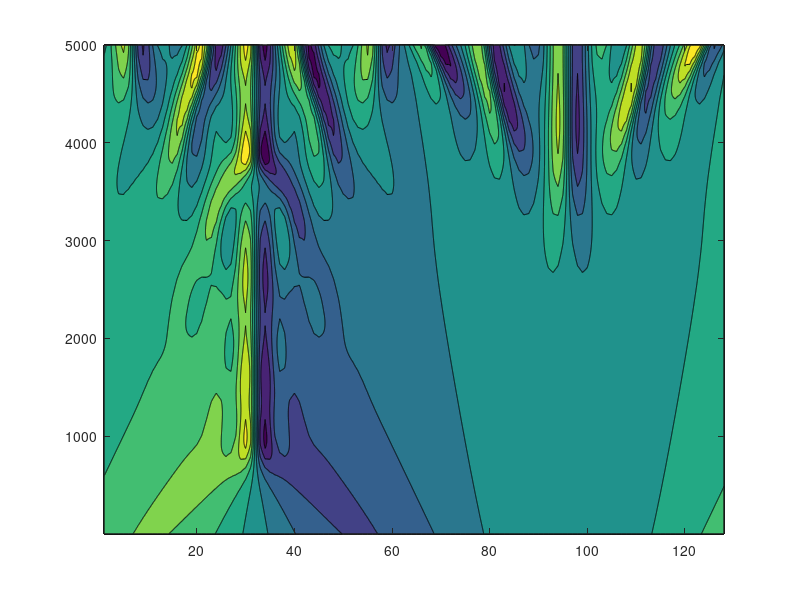
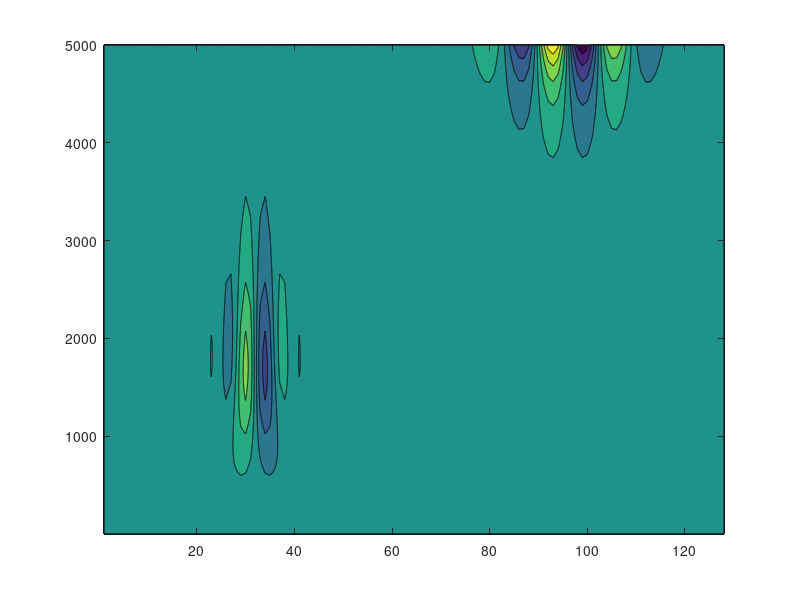

Source code (MATLAB) for these figures, in order:
tic
% Implementation of the Kuramoto-Sivashinsky equation
% u_t + u_xxxx + u_xx + uu_x = 0
% Central differences in space, forwards in time
% U(n+1) = (I - A - B)U(n) - D*R(U(n))

f = @(x) cos(x/16) .* (1 + sin(x/16));

% Initial values
L = 32*pi;
M = 2^7;
h = L/(M);
x = h:h:32*pi;

N = 5000;
k = 0.01;
T = 5;
N_time = T/k;


% Creating the U-matrix and inserting boundary condition

U = zeros(M, N);
U(:,1) = f(x);
U_R = U;

% Construction of the A-, B- and D-matrix
e = ones(M,1);
diagVecA = [-M+1 -M+2 -2:2 M-2 M-1];
A = (k/(h^4)) * spdiags([-4*e e e -4*e 6*e -4*e e e -4*e], diagVecA, M, M);

diagVecB = [-M+1 -1:1 M-1];
B = (k/(h^2)) * spdiags([e e -2*e e e], diagVecB, M, M);

diagVecD_R = [-M+1 -1 1 M-1];
D_R = (k/(2*h)) * spdiags([1*e -1*e 1*e -1*e], diagVecD_R, M, M);

diagVecD = [-M+1 -1 1 M-1];
D = (k/(4*h)) * spdiags([1*e -1*e 1*e -1*e], diagVecD, M, M);

% C1 = (eye(M)-A-B-D);
% spectral_radius = max(abs(eig(C1)));



% Testing out: U(x,0) = -2*U_xx - U_xxxx
% rho = 1/(2^7)*cos(x/16).*(1 + 4*sin(x/16)) - 1/(2^16)*cos(x/16).*(1+16*sin(x/16));
% R = spdiags(rho', 0, M, M);
% 


% Finding U(T=20)
for n = 1:N-1
    U(:,n+1) = (eye(M) - A - B)*U(:,n) - D*(U(:,n).^2);
end

R_diag = (U(:,1) + U(:,N_time))/2;
%R_diag = (U(:,1));
R = spdiags(R_diag, 0, M, M);

C2 = (eye(M) - A - B - D_R*R);
spec_C2 = max(abs(eig(C2)));


for n = 1:N-1
    U_R(:,n+1) = (eye(M) - A - B)*U_R(:,n) - D_R*R*(U_R(:,n));
end

% 
% C2 = (eye(M) - A - B - D*R);
% spec_C2 = max(abs(eig(C2)));
% err = (U-U_R);
% norm(err)

figure
contourf(U')
figure
contourf(U_R')

toc
